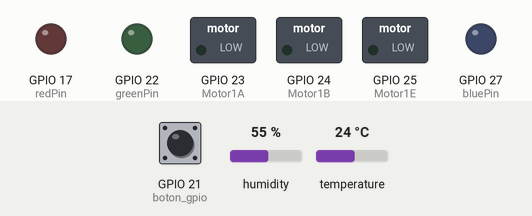
Simulated run of this program. Board: Raspberry Pi (BCM pin numbers). Shown: switched loads named in the program (green lamp = pin HIGH), output pins drawn as LEDs (lit = HIGH). The test bench sets the inputs (shaded band); at power-on: GPIO 21 (boton_gpio) HIGH, humidity 55 %, temperature 24 °C. Threads take turns every 2 ms; what the program prints to the terminal is not drawn.

Above: at 1.7 s.
1.8 s: GPIO 21 (boton_gpio) pulled LOW for 1 s
At 3.1 s:
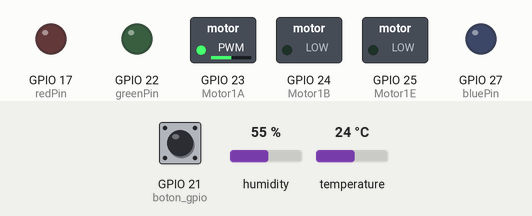
4.3 s: GPIO 21 (boton_gpio) pulled LOW for 3.2 s
At 5.9 s:
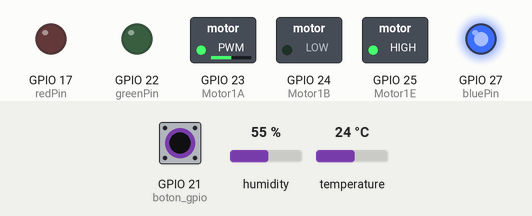
Timing chart, 0 to 9.5 s (numbered marks = the images above; inputs shaded):
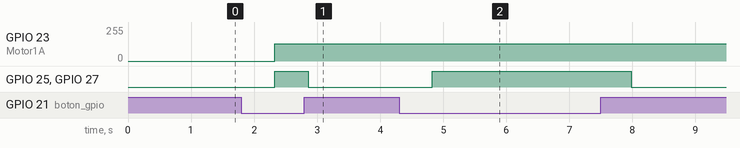

The program:

ej6_led_motor_humedad.py
```python
import Adafruit_DHT
import threading
import random
import time
import RPi.GPIO as GPIO

GPIO.setmode(GPIO.BCM)
GPIO.setwarnings(False)

sensor = Adafruit_DHT.DHT11
redPin = 17
greenPin = 22
bluePin = 27
Motor1A = 23
Motor1B = 24
Motor1E = 25
sensor_gpio = 4
boton_gpio = 21

luz = ""
velocidad = ""

GPIO.setup(redPin, GPIO.OUT)
GPIO.setup(greenPin, GPIO.OUT)
GPIO.setup(bluePin, GPIO.OUT)
GPIO.setup(Motor1A, GPIO.OUT)
GPIO.setup(Motor1B, GPIO.OUT)
GPIO.setup(Motor1E, GPIO.OUT)
GPIO.setup(boton_gpio,GPIO.IN,pull_up_down = GPIO.PUD_UP)

humidity, temperature = Adafruit_DHT.read_retry(sensor, sensor_gpio)

def humedad_led():
    i=2
    while True:
        if GPIO.input(boton_gpio) == GPIO.LOW and i%2==0: #para que funcione hay que mantener presionado el boton
            humidity, temperature= Adafruit_DHT.read(sensor,sensor_gpio)
            if humidity is not None and temperature is not None:
                if humidity <= 45:
                    verde()
                elif 45 < humidity <= 55:
                    azul()
                elif humidity > 55:
                    rojo()
            else:
                print("Error de medicion")
        else:
            apagar()


def humedad_motor():
    i = 2
    while True:
        if GPIO.input(boton_gpio) == GPIO.LOW and i%2==0: #para que funcione hay que mantener presionado el boton
            humidity, temperature= Adafruit_DHT.read(sensor,sensor_gpio)
            if humidity is not None and temperature is not None:
                if humidity <= 45:
                    giraLento()
                elif 45 < humidity <= 55:
                    giraMedio()
                elif humidity > 55:
                    giraRapido()

            else:
                print("Error de medicion")
        else:
            apagar()


# Activamos rojo
def rojo():
    global luz
    luz = "Rojo"
    GPIO.output(redPin, GPIO.HIGH)
    GPIO.output(greenPin, GPIO.LOW)
    GPIO.output(bluePin, GPIO.LOW)


# Activamos verde
def verde():
    global luz
    luz = "Verde"
    GPIO.output(redPin, GPIO.LOW)
    GPIO.output(greenPin, GPIO.HIGH)
    GPIO.output(bluePin, GPIO.LOW)


# Activamos azul
def azul():
    global luz
    luz = "Azul"
    GPIO.output(redPin, GPIO.LOW)
    GPIO.output(greenPin, GPIO.LOW)
    GPIO.output(bluePin, GPIO.HIGH)

lado1=GPIO.PWM(Motor1A,100)
lado2=GPIO.PWM(Motor1B,100)

# Activamos gira velocidad lenta
def giraLento():
    global velocidad
    velocidad = "Gira a velocidad lenta"
    lado1.start(0)
    lado2.start(0)
    lado1.ChangeDutyCycle(20)
    lado2.ChangeDutyCycle(0)
    GPIO.output(Motor1E, GPIO.HIGH)

# Activamos gira velocidad media
def giraMedio():
    global velocidad
    velocidad = "Gira a velocidad media"
    lado1.start(0)
    lado2.start(0)
    lado1.ChangeDutyCycle(50)
    lado2.ChangeDutyCycle(0)
    GPIO.output(Motor1E, GPIO.HIGH)


# Activamos gira velocidad rapida
def giraRapido():
    global velocidad
    velocidad = "Gira a velocidad rapida"
    lado1.start(0)
    lado2.start(0)
    lado1.ChangeDutyCycle(95)
    lado2.ChangeDutyCycle(0)
    GPIO.output(Motor1E, GPIO.HIGH)


def apagar():
    global velocidad
    GPIO.output(Motor1A, GPIO.LOW)
    GPIO.output(Motor1B, GPIO.LOW)
    GPIO.output(Motor1E, GPIO.LOW)
    GPIO.output(redPin, GPIO.LOW)
    GPIO.output(greenPin, GPIO.LOW)
    GPIO.output(bluePin, GPIO.LOW)


def imprimos():
    while True:
        print("Led " + luz + " a velocidad " + velocidad)
        print('Temperatura = {0:0.1f}*C  Humedad = {1:0.1f}%'.format(temperature, humidity))


def ejecutar():
    try:
        hilohumedad_led = threading.Thread(target=humedad_led)
        hilohumedad_motor = threading.Thread(target=humedad_motor)
        hiloImprimir = threading.Thread(target=imprimos, daemon=True)
        hilohumedad_led.start()
        hilohumedad_motor.start()
        hiloImprimir.start()
        hilohumedad_led.join()
        hilohumedad_motor.join()
    finally:
        GPIO.cleanup()

ejecutar()
```

Measured:
- after the input at 1.8 s, GPIO 23 (Motor1A): 0/255 → 128/255 after 0.53 s; GPIO 25 (Motor1E), GPIO 27 (bluePin): LOW → HIGH after 0.53 s, → LOW 0.53 s later
- after the input at 4.3 s, GPIO 25 (Motor1E), GPIO 27 (bluePin): LOW → HIGH after 0.53 s, → LOW 3.2 s later
